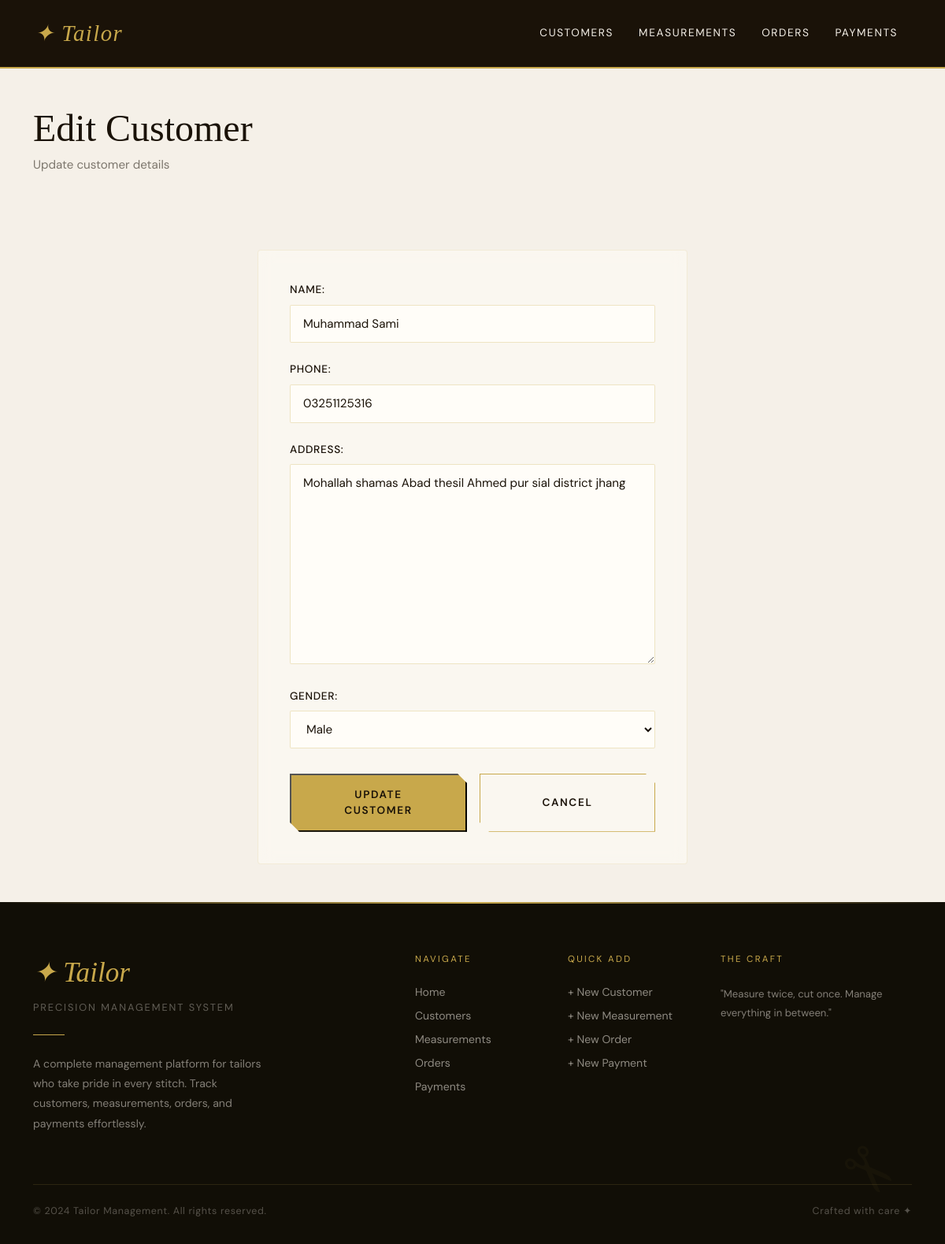
The app's page /customers/1/edit/ with its own data.
### tailor/models.py (models this page shows, shortened)
class Customer(models.Model):
    GENDER_CHOICES = (
        ('Male', 'Male'),
        ('Female', 'Female'),
    )
    name = models.CharField(max_length=100)
    phone = models.CharField(max_length=15)
    address = models.TextField()
    gender = models.CharField(max_length=10, choices=GENDER_CHOICES)

### tailor/views.py (the view)
# urls.py: path('customers/<int:pk>/edit/', views.CustomerUpdateView.as_view(), name='customer-edit'),
class CustomerUpdateView(generic.UpdateView):
    model = Customer
    form_class = CustomerForm
    template_name = 'tailor/customer_form.html'
    success_url = reverse_lazy('customer-list')

### tailor/forms.py
class CustomerForm(forms.ModelForm):
    class Meta:
        model = Customer
        fields = ['name', 'phone', 'address', 'gender']

### tailor/templates/tailor/customer_form.html (shortened to what this page needs)
{% extends 'tailor/base.html' %}
{% block content %}
<div class="page-content">
  <div class="container">
    <div class="row mb-5">
      <div class="col-lg-8">
        <h2 class="section-heading">{% if object %}Edit Customer{% else %}Add New Customer{% endif %}</h2>
        <p class="section-sub">{{ "Update customer details"|default:"Create a new customer in the system" }}</p>
      </div>
    </div>
    <div class="row justify-content-center">
      <div class="col-lg-6">
        <div class="glass" style="padding: 2.5rem; border: 1px solid rgba(200,168,75,0.15);">
          <form method="post" novalidate>
            {% for field in form %}
              {% if field.widget.input_type != 'hidden' %}
              <div style="margin-bottom: 1.5rem;">
                {{ field.label_tag }}
                {{ field }}
              </div>
              {% endif %}
            {% endfor %}
            <div style="display: flex; gap: 1rem; margin-top: 2rem;">
              <button type="submit" class="hero-cta" style="animation: none; opacity: 1; flex: 1; text-align: center;">
                {% if object %}Update{% else %}Create{% endif %} Customer
              </button>
              <a href="{% url 'customer-list' %}" class="hero-cta" style="animation: none; opacity: 1; background: transparent; border: 1px solid var(--gold); color: var(--ink); flex: 1; text-align: center; display: flex; align-items: center; justify-content: center;">
                Cancel
              </a>
            </div>
          </form>
        </div>
      </div>
    </div>
  </div>
</div>
{% endblock %}

### tailor/templates/tailor/base.html (style rules this page uses)
:root { --ink: #1a1208; --cream: #f5f0e8; --gold: #c8a84b; --gold-light: #e8d5a0; --rust: #8b3a2a; --sage: #4a5e4a; --card-bg: #fffdf8; --shadow: rgba(26,18,8,0.12); }
* { margin: 0; padding: 0; box-sizing: border-box; }
body { font-family: 'DM Sans', sans-serif; background: var(--cream); color: var(--ink); overflow-x: hidden; }
.hero-cta { display: inline-flex; align-items: center; gap: 0.75rem; padding: 0.9rem 2.2rem; background: var(--gold); color: var(--ink); font-size: 0.85rem; letter-spacing: 0.12em; text-transform: uppercase; font-weight: 600; text-decoration: none; transition: all 0.3s ease; opacity: 0; animation: fadeUp 0.8s 1s ease forwards; clip-path: polygon(0 0, calc(100% - 12px) 0, 100% 12px, 100% 100%, 12px 100%, 0 calc(100% - 12px)); }
.section-heading { font-family: 'Playfair Display', serif; font-size: clamp(2rem, 4vw, 3.2rem); color: var(--ink); margin-bottom: 0.5rem; line-height: 1.15; }
.section-sub { color: rgba(26,18,8,0.55); font-size: 0.95rem; margin-bottom: 3rem; }
.glass { background: rgba(255,253,248,0.5); backdrop-filter: blur(10px); -webkit-backdrop-filter: blur(10px); border: 1px solid rgba(200,168,75,0.15); border-radius: 4px; }
.page-content { min-height: 40vh; padding: 3rem 0; background: var(--cream); }
form label { display: block; font-size: 0.85rem; letter-spacing: 0.05em; text-transform: uppercase; color: var(--ink); margin-bottom: 0.5rem; font-weight: 500; }
form input[type="text"], form input[type="email"], form input[type="number"], form input[type="date"], form textarea, form select { width: 100%; padding: 0.75rem 1rem; border: 1px solid rgba(200,168,75,0.3); border-radius: 2px; background: var(--card-bg); color: var(--ink); font-family: 'DM Sans', sans-serif; font-size: 0.95rem; transition: border-color 0.3s, box-shadow 0.3s; }
textarea { resize: vertical; min-height: 100px; }

### records on screen
Customer: form "Muhammad Sami" "03251125316" "Mohallah shamas Abad thesil Ahmed pur sial district jhang" "Male"

### other values on screen
{{ field.label_tag }} "NAME:" "PHONE:" "ADDRESS:" "GENDER:"
